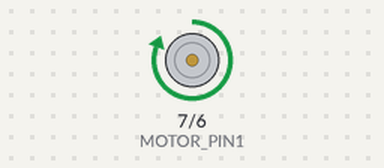
The sketch below on a simulated Arduino Nano, built with avr-gcc and run on an emulated ATmega328P. Parts: motor-driver pin pairs drawn as motors (green arrow = first pin HIGH = forward, orange = second pin HIGH = backward, longer = more drive). What the sketch prints to the serial monitor is not drawn.

Above: at 6.4 s.
At 11.4 s:
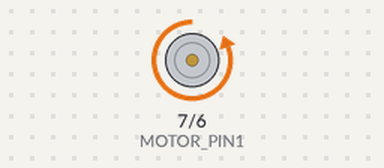
At 34.4 s:
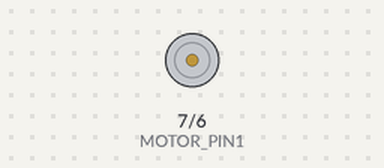
Timing chart, 0 to 46.4 s (numbered marks = the images above):
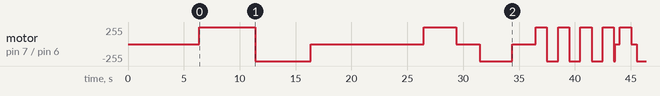

Measured:
- by itself, motor on pin 7 (MOTOR_PIN1) / pin 6 (MOTOR_PIN2): stopped → forward 255/255 at 6.4 s, → backward 255/255 5.0 s later, → stopped 5.0 s later, → forward 255/255 10.1 s later, … (19 changes in this stretch)

The sketch:

test_motor.ino
```cpp
/*
 * ============================================================================
 * MOTOR CONTROL TEST - Automatic Chicken Coop
 * ============================================================================
 *
 * Test: 5.1 - L298N Motor Control (Safety Optimized)
 * Objective: Verify motor driver and direction control
 * Duration: ~10 minutes
 *
 * This test verifies:
 * - L298N module functionality
 * - Motor rotation in both directions
 * - Clean start/stop operations
 * - Direction reversal capability
 * - Safety timeout systems
 *
 * Required wiring:
 * L298N IN1 → Arduino D7
 * L298N IN2 → Arduino D6
 * L298N OUT1 → Motor +
 * L298N OUT2 → Motor -
 * L298N +12V → 12V Power Supply
 * L298N +5V → Arduino 5V
 * L298N GND → Arduino + Power Supply GND
 *
 * ⚠️ L298N Setup Required:
 * - Remove the 5V regulator jumper (behind power terminal)
 * - Connect external 5V to L298N logic supply
 * - Failure to do this results in ~7V instead of 12V to motor
 *
 * Procedure:
 * 1. Upload this code to Arduino Nano
 * 2. DISCONNECT motor from mechanism (SAFETY)
 * 3. Open serial monitor (9600 baud)
 * 4. Follow test sequence instructions
 * 5. Verify motor rotations and stops
 *
 * Expected result:
 * - Motor rotates in both directions
 * - Clean stops between direction changes
 * - No excessive heating of L298N
 * - Proper voltage outputs measured
 *
 * ⚠️ SAFETY: Motor must be disconnected from door mechanism!
 *
 * ============================================================================
 */

const int MOTOR_PIN1 = 7;
const int MOTOR_PIN2 = 6;
const unsigned long TEST_DURATION = 3000; // 3s max
const unsigned long PAUSE = 2000; // 2s pause

unsigned long testStart = 0;
int testPhase = 0;
unsigned long phaseStart = 0;
int direction1Tests = 0;
int direction2Tests = 0;

void setup() {
  Serial.begin(9600);
  delay(1000);

  Serial.println(F("============================================"));
  Serial.println(F("MOTOR TEST - Automatic Chicken Coop"));
  Serial.println(F("============================================"));
  Serial.println(F("Version: 1.0"));
  Serial.println(F("Test: 5.1 - L298N Motor Control"));
  Serial.println();

  Serial.println(F("SAFETY:"));
  Serial.println(F("- Motor DISCONNECTED from mechanism"));
  Serial.println(F("- Tests limited to 3s max"));
  Serial.println(F("- RESET for emergency stop"));
  Serial.println();

  Serial.println(F("PROCEDURE:"));
  Serial.println(F("Phase 1: Voltage test (motor OFF)"));
  Serial.println(F("Phase 2: Short rotation tests"));
  Serial.println(F("Phase 3: Validation"));
  Serial.println();

  pinMode(MOTOR_PIN1, OUTPUT);
  pinMode(MOTOR_PIN2, OUTPUT);
  stopMotor(); // SAFETY

  Serial.println(F("STARTING in 5s..."));
  for (int i = 5; i > 0; i--) {
    Serial.print(i);
    Serial.print(F("... "));
    delay(1000);
  }
  Serial.println(F("START"));
  Serial.println();

  testStart = millis();
  phaseStart = millis();
}

void loop() {
  // Safety: auto stop after 10min
  if (millis() - testStart > 600000) {
    stopMotor();
    Serial.println(F("AUTO STOP: Safety timeout"));
    while(true) delay(1000);
  }

  switch (testPhase) {
    case 0: testVoltages(); break;
    case 1: testDirection1(); break;
    case 2: safetyPause(); break;
    case 3: testDirection2(); break;
    case 4: safetyPause(); break;
    case 5: testAlternation(); break;
    case 6: finalValidation(); break;
    default: continuousMonitoring(); break;
  }

  delay(100);
}

void testVoltages() {
  unsigned long t = millis() - phaseStart;

  if (t < 5000) {
    // Test direction 1
    digitalWrite(MOTOR_PIN1, HIGH);
    digitalWrite(MOTOR_PIN2, LOW);
    if (t % 1000 == 0) {
      Serial.println(F("Test direction 1: D7=HIGH, D6=LOW"));
      Serial.println(F("-> Measure 12V between OUT1-OUT2"));
    }
  } else if (t < 10000) {
    // Test direction 2
    digitalWrite(MOTOR_PIN1, LOW);
    digitalWrite(MOTOR_PIN2, HIGH);
    if ((t-5000) % 1000 == 0) {
      Serial.println(F("Test direction 2: D7=LOW, D6=HIGH"));
      Serial.println(F("-> Measure -12V between OUT1-OUT2"));
    }
  } else {
    stopMotor();
    Serial.println(F("Voltage test OK"));
    Serial.println(F("CONNECT MOTOR now"));
    Serial.println(F("Waiting 10s..."));
    delay(10000);

    testPhase++;
    phaseStart = millis();
  }
}

void testDirection1() {
  unsigned long t = millis() - phaseStart;

  if (t == 0) {
    Serial.println(F("Phase 2: DIRECTION 1 rotation test"));
  }

  if (t < TEST_DURATION) {
    digitalWrite(MOTOR_PIN1, HIGH);
    digitalWrite(MOTOR_PIN2, LOW);

    if (t % 1000 == 0) {
      Serial.print(F("Direction 1 active - "));
      Serial.print((TEST_DURATION - t) / 1000);
      Serial.println(F("s"));
    }
  } else {
    stopMotor();
    direction1Tests++;
    Serial.println(F("STOP direction 1"));
    Serial.println(F("Observe: rotation direction"));
    Serial.println();

    testPhase++;
    phaseStart = millis();
  }
}

void testDirection2() {
  unsigned long t = millis() - phaseStart;

  if (t == 0) {
    Serial.println(F("Phase 4: DIRECTION 2 rotation test"));
  }

  if (t < TEST_DURATION) {
    digitalWrite(MOTOR_PIN1, LOW);
    digitalWrite(MOTOR_PIN2, HIGH);

    if (t % 1000 == 0) {
      Serial.print(F("Direction 2 active - "));
      Serial.print((TEST_DURATION - t) / 1000);
      Serial.println(F("s"));
    }
  } else {
    stopMotor();
    direction2Tests++;
    Serial.println(F("STOP direction 2"));
    Serial.println(F("Observe: opposite direction"));
    Serial.println();

    testPhase++;
    phaseStart = millis();
  }
}

void safetyPause() {
  static bool msgDisplayed = false;
  unsigned long t = millis() - phaseStart;

  if (!msgDisplayed) {
    Serial.print(F("Safety pause "));
    Serial.print(PAUSE / 1000);
    Serial.println(F("s"));
    msgDisplayed = true;
  }

  if (t >= PAUSE) {
    msgDisplayed = false;
    testPhase++;
    phaseStart = millis();
  }
}

void testAlternation() {
  static int cycles = 0;
  static unsigned long lastChange = 0;
  static bool direction = true;
  unsigned long t = millis() - phaseStart;

  if (t == 0) {
    Serial.println(F("Phase 6: Fast alternation (4 cycles)"));
    cycles = 0;
    lastChange = millis();
  }

  if (cycles < 8 && millis() - lastChange >= 1000) {
    if (direction) {
      digitalWrite(MOTOR_PIN1, HIGH);
      digitalWrite(MOTOR_PIN2, LOW);
      Serial.print(F("Cycle "));
      Serial.print(cycles/2 + 1);
      Serial.println(F(" - Direction 1"));
    } else {
      digitalWrite(MOTOR_PIN1, LOW);
      digitalWrite(MOTOR_PIN2, HIGH);
      Serial.print(F("Cycle "));
      Serial.print(cycles/2 + 1);
      Serial.println(F(" - Direction 2"));
    }

    direction = !direction;
    lastChange = millis();
    cycles++;
  } else if (cycles >= 8) {
    stopMotor();
    Serial.println(F("End alternation"));
    Serial.println();

    testPhase++;
    phaseStart = millis();
  }
}

void finalValidation() {
  static bool done = false;

  if (!done) {
    stopMotor();

    Serial.println(F("=== FINAL VALIDATION ==="));
    Serial.print(F("Direction 1 tests: "));
    Serial.println(direction1Tests);
    Serial.print(F("Direction 2 tests: "));
    Serial.println(direction2Tests);
    Serial.println(F("Alternations: 4 cycles"));
    Serial.println();

    Serial.println(F("VERIFICATIONS:"));
    Serial.println(F("- Motor turns 2 directions : OK"));
    Serial.println(F("- Opposite directions : OK"));
    Serial.println(F("- Clean stops : OK"));
    Serial.println(F("- No abnormal noise : OK"));
    Serial.println(F("- L298N not hot : OK"));
    Serial.println();

    Serial.println(F("MOTOR CONTROL : OK"));
    Serial.println();
    Serial.println(F("-> Ready next test"));
    Serial.println();

    done = true;
    testPhase++;
  }
}

void continuousMonitoring() {
  static unsigned long lastTest = 0;

  if (millis() - lastTest > 10000) {
    Serial.println(F("Monitoring test: 1s each direction"));

    // Direction 1
    digitalWrite(MOTOR_PIN1, HIGH);
    digitalWrite(MOTOR_PIN2, LOW);
    delay(1000);

    stopMotor();
    delay(500);

    // Direction 2
    digitalWrite(MOTOR_PIN1, LOW);
    digitalWrite(MOTOR_PIN2, HIGH);
    delay(1000);

    stopMotor();
    Serial.println(F("Monitoring OK"));
    Serial.println();

    lastTest = millis();
  }
}

void stopMotor() {
  digitalWrite(MOTOR_PIN1, LOW);
  digitalWrite(MOTOR_PIN2, LOW);
}
/*
 * ============================================================================
 * DIAGNOSTICS AND TROUBLESHOOTING
 * ============================================================================
 *
 * ❌ Motor doesn't rotate:
 *    - Check 12V power supply to L298N
 *    - Verify motor connections to OUT1/OUT2
 *    - Test motor directly with 12V battery
 *    - Check L298N module functionality
 *
 * ❌ Motor rotates only one direction:
 *    - Check pin D6 or D7 connections
 *    - Verify logic signals with multimeter
 *    - Test with different Arduino pins
 *    - L298N channel may be damaged
 *
 * ❌ L298N overheating:
 *    - Reduce test duration (max 3 seconds)
 *    - Check motor current draw (<2A)
 *    - Ensure adequate ventilation
 *    - Add heat sink to L298N if needed
 *
 * ❌ Erratic motor behavior:
 *    - Check power supply stability (12V±10%)
 *    - Add 470µF capacitor across motor
 *    - Verify all ground connections
 *    - Check for loose wiring
 *
 * ❌ No voltage on outputs:
 *    - Verify 5V logic supply to L298N
 *    - Check enable pins (may need HIGH)
 *    - Test with multimeter on OUT1/OUT2
 *    - Replace L298N module if defective
 *
 * 🔧 Voltage measurements:
 *    D7=HIGH, D6=LOW: OUT1=+12V, OUT2=0V
 *    D7=LOW, D6=HIGH: OUT1=0V, OUT2=+12V
 *    Both LOW: OUT1=0V, OUT2=0V (brake)
 *
 * ⚠️ Never test with motor connected to door mechanism!
 *
 * ============================================================================
 */
```
